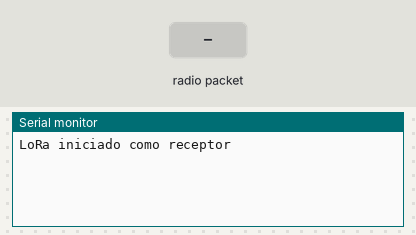
Bench run of a sketch on a simulated Arduino Uno, built with avr-gcc and run on an emulated ATmega328P. On the bench: the last lines printed to the serial monitor. The test bench sets the inputs (shaded band). No radio packets arrive unless stated.

Above: at 1.2 s.
1.3 s: radio packet "1" arrives
At 1.8 s:
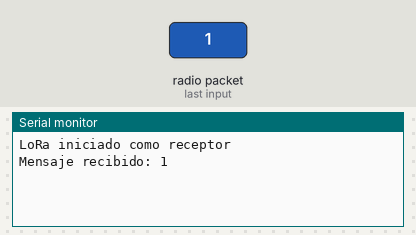
2.8 s: radio packet "0" arrives
At 4.0 s:
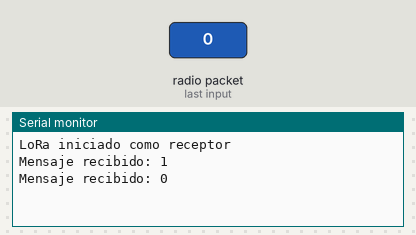
4.3 s: radio packet "2" arrives
At 5.3 s:
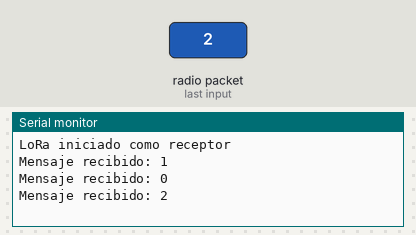

Measured:
- after the input at 1.3 s, the serial monitor: prints a new line at once (image 1)
- after the input at 2.8 s, the serial monitor: prints a new line at once (image 2)
- after the input at 4.3 s, the serial monitor: prints a new line at once (image 3)

The sketch:

emisor.ino
```cpp
#include <SPI.h>
#include <LoRa.h>

#define SS 5      // CS
#define RST 14    // RESET
#define DIO0 26   // DIO0

void setup() {
  Serial.begin(115200);
  while (!Serial);

  LoRa.setPins(SS, RST, DIO0);

  if (!LoRa.begin(433E6)) {  // Ajusta la frecuencia a tu módulo
    Serial.println("Error iniciando LoRa");
    while (true);
  }

  Serial.println("LoRa iniciado como receptor");
}

void loop() {
  int packetSize = LoRa.parsePacket();
  if (packetSize) {
    String incoming = "";
    while (LoRa.available()) {
      incoming += (char)LoRa.read();
    }
    Serial.print("Mensaje recibido: ");
    Serial.println(incoming);
  }
}
```
